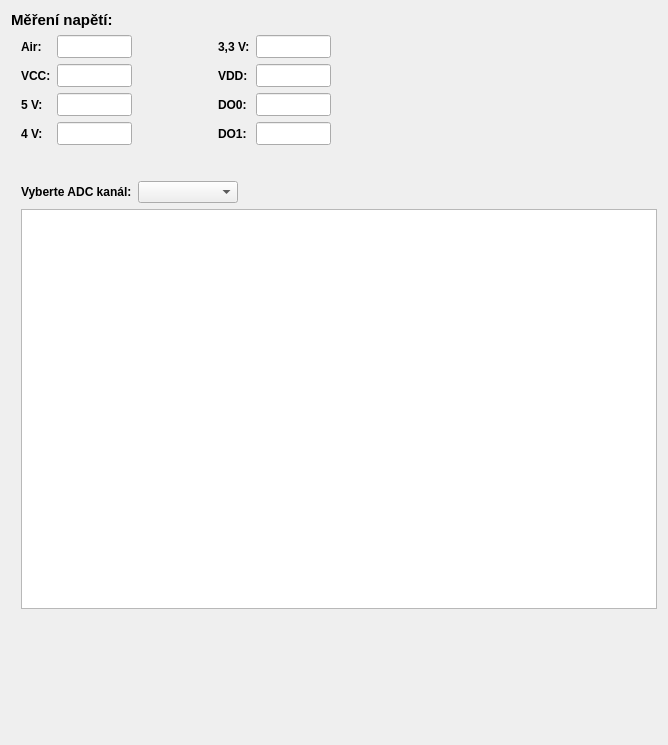
<?xml version="1.0" encoding="UTF-8"?>
<ui version="4.0">
 <class>PQDiagramTab</class>
 <widget class="QWidget" name="PQDiagramTab">
  <property name="geometry">
   <rect>
    <x>0</x>
    <y>0</y>
    <width>668</width>
    <height>745</height>
   </rect>
  </property>
  <property name="windowTitle">
   <string>Form</string>
  </property>
  <layout class="QVBoxLayout" name="verticalLayout">
   <item>
    <layout class="QVBoxLayout" name="vLayoutDisplayValues">
     <item>
      <widget class="QLabel" name="labelGroupTitle">
       <property name="font">
        <font>
         <pointsize>11</pointsize>
         <bold>true</bold>
        </font>
       </property>
       <property name="text">
        <string>Měření napětí:</string>
       </property>
       <property name="margin">
        <number>2</number>
       </property>
      </widget>
     </item>
     <item>
      <layout class="QHBoxLayout" name="hLayoutDisplayValues" stretch="0,0,10">
       <item>
        <layout class="QFormLayout" name="formLayoutCh0_3">
         <property name="sizeConstraint">
          <enum>QLayout::SetFixedSize</enum>
         </property>
         <property name="leftMargin">
          <number>10</number>
         </property>
         <property name="rightMargin">
          <number>80</number>
         </property>
         <item row="0" column="0">
          <widget class="QLabel" name="label_air">
           <property name="maximumSize">
            <size>
             <width>60</width>
             <height>16777215</height>
            </size>
           </property>
           <property name="font">
            <font>
             <bold>true</bold>
            </font>
           </property>
           <property name="text">
            <string>Air:</string>
           </property>
           <property name="margin">
            <number>2</number>
           </property>
          </widget>
         </item>
         <item row="0" column="1">
          <widget class="QLineEdit" name="lineEdit_air">
           <property name="minimumSize">
            <size>
             <width>75</width>
             <height>0</height>
            </size>
           </property>
           <property name="maximumSize">
            <size>
             <width>75</width>
             <height>25</height>
            </size>
           </property>
           <property name="font">
            <font>
             <pointsize>10</pointsize>
            </font>
           </property>
           <property name="inputMask">
            <string/>
           </property>
           <property name="text">
            <string/>
           </property>
           <property name="maxLength">
            <number>8</number>
           </property>
           <property name="alignment">
            <set>Qt::AlignRight|Qt::AlignTrailing|Qt::AlignVCenter</set>
           </property>
           <property name="readOnly">
            <bool>true</bool>
           </property>
          </widget>
         </item>
         <item row="1" column="0">
          <widget class="QLabel" name="label_vcc">
           <property name="maximumSize">
            <size>
             <width>60</width>
             <height>16777215</height>
            </size>
           </property>
           <property name="font">
            <font>
             <bold>true</bold>
            </font>
           </property>
           <property name="text">
            <string>VCC:</string>
           </property>
           <property name="margin">
            <number>2</number>
           </property>
          </widget>
         </item>
         <item row="1" column="1">
          <widget class="QLineEdit" name="lineEdit_vcc">
           <property name="minimumSize">
            <size>
             <width>75</width>
             <height>0</height>
            </size>
           </property>
           <property name="maximumSize">
            <size>
             <width>75</width>
             <height>25</height>
            </size>
           </property>
           <property name="font">
            <font>
             <pointsize>10</pointsize>
            </font>
           </property>
           <property name="inputMask">
            <string/>
           </property>
           <property name="text">
            <string/>
           </property>
           <property name="maxLength">
            <number>8</number>
           </property>
           <property name="alignment">
            <set>Qt::AlignRight|Qt::AlignTrailing|Qt::AlignVCenter</set>
           </property>
           <property name="readOnly">
            <bool>true</bool>
           </property>
          </widget>
         </item>
         <item row="2" column="0">
          <widget class="QLabel" name="label_5v">
           <property name="maximumSize">
            <size>
             <width>60</width>
             <height>16777215</height>
            </size>
           </property>
           <property name="font">
            <font>
             <bold>true</bold>
            </font>
           </property>
           <property name="text">
            <string>5 V:</string>
           </property>
           <property name="margin">
            <number>2</number>
           </property>
          </widget>
         </item>
         <item row="2" column="1">
          <widget class="QLineEdit" name="lineEdit_5v">
           <property name="minimumSize">
            <size>
             <width>75</width>
             <height>0</height>
            </size>
           </property>
           <property name="maximumSize">
            <size>
             <width>75</width>
             <height>25</height>
            </size>
           </property>
           <property name="font">
            <font>
             <pointsize>10</pointsize>
            </font>
           </property>
           <property name="inputMask">
            <string/>
           </property>
           <property name="text">
            <string/>
           </property>
           <property name="maxLength">
            <number>8</number>
           </property>
           <property name="alignment">
            <set>Qt::AlignRight|Qt::AlignTrailing|Qt::AlignVCenter</set>
           </property>
           <property name="readOnly">
            <bool>true</bool>
           </property>
          </widget>
         </item>
         <item row="3" column="0">
          <widget class="QLabel" name="label_4v">
           <property name="maximumSize">
            <size>
             <width>60</width>
             <height>16777215</height>
            </size>
           </property>
           <property name="font">
            <font>
             <bold>true</bold>
            </font>
           </property>
           <property name="text">
            <string>4 V:</string>
           </property>
           <property name="margin">
            <number>2</number>
           </property>
          </widget>
         </item>
         <item row="3" column="1">
          <widget class="QLineEdit" name="lineEdit_4v">
           <property name="minimumSize">
            <size>
             <width>75</width>
             <height>0</height>
            </size>
           </property>
           <property name="maximumSize">
            <size>
             <width>75</width>
             <height>25</height>
            </size>
           </property>
           <property name="font">
            <font>
             <pointsize>10</pointsize>
            </font>
           </property>
           <property name="inputMask">
            <string/>
           </property>
           <property name="text">
            <string/>
           </property>
           <property name="maxLength">
            <number>8</number>
           </property>
           <property name="alignment">
            <set>Qt::AlignRight|Qt::AlignTrailing|Qt::AlignVCenter</set>
           </property>
           <property name="readOnly">
            <bool>true</bool>
           </property>
          </widget>
         </item>
        </layout>
       </item>
       <item>
        <layout class="QFormLayout" name="formLayoutCh4_7">
         <property name="sizeConstraint">
          <enum>QLayout::SetFixedSize</enum>
         </property>
         <property name="leftMargin">
          <number>0</number>
         </property>
         <property name="rightMargin">
          <number>0</number>
         </property>
         <item row="0" column="0">
          <widget class="QLabel" name="label_3v3">
           <property name="maximumSize">
            <size>
             <width>60</width>
             <height>16777215</height>
            </size>
           </property>
           <property name="font">
            <font>
             <bold>true</bold>
            </font>
           </property>
           <property name="text">
            <string>3,3 V:</string>
           </property>
           <property name="margin">
            <number>2</number>
           </property>
          </widget>
         </item>
         <item row="0" column="1">
          <widget class="QLineEdit" name="lineEdit_3v3">
           <property name="minimumSize">
            <size>
             <width>75</width>
             <height>0</height>
            </size>
           </property>
           <property name="maximumSize">
            <size>
             <width>75</width>
             <height>25</height>
            </size>
           </property>
           <property name="font">
            <font>
             <pointsize>10</pointsize>
            </font>
           </property>
           <property name="inputMask">
            <string/>
           </property>
           <property name="text">
            <string/>
           </property>
           <property name="maxLength">
            <number>8</number>
           </property>
           <property name="alignment">
            <set>Qt::AlignRight|Qt::AlignTrailing|Qt::AlignVCenter</set>
           </property>
           <property name="readOnly">
            <bool>true</bool>
           </property>
          </widget>
         </item>
         <item row="1" column="0">
          <widget class="QLabel" name="label_vdd">
           <property name="maximumSize">
            <size>
             <width>60</width>
             <height>16777215</height>
            </size>
           </property>
           <property name="font">
            <font>
             <bold>true</bold>
            </font>
           </property>
           <property name="text">
            <string>VDD:</string>
           </property>
           <property name="alignment">
            <set>Qt::AlignLeading|Qt::AlignLeft|Qt::AlignVCenter</set>
           </property>
           <property name="margin">
            <number>2</number>
           </property>
          </widget>
         </item>
         <item row="1" column="1">
          <widget class="QLineEdit" name="lineEdit_vdd">
           <property name="minimumSize">
            <size>
             <width>75</width>
             <height>0</height>
            </size>
           </property>
           <property name="maximumSize">
            <size>
             <width>75</width>
             <height>25</height>
            </size>
           </property>
           <property name="font">
            <font>
             <pointsize>10</pointsize>
            </font>
           </property>
           <property name="inputMask">
            <string/>
           </property>
           <property name="text">
            <string/>
           </property>
           <property name="maxLength">
            <number>8</number>
           </property>
           <property name="alignment">
            <set>Qt::AlignRight|Qt::AlignTrailing|Qt::AlignVCenter</set>
           </property>
           <property name="readOnly">
            <bool>true</bool>
           </property>
           <property name="placeholderText">
            <string/>
           </property>
          </widget>
         </item>
         <item row="2" column="0">
          <widget class="QLabel" name="label_do0">
           <property name="maximumSize">
            <size>
             <width>60</width>
             <height>16777215</height>
            </size>
           </property>
           <property name="font">
            <font>
             <bold>true</bold>
            </font>
           </property>
           <property name="text">
            <string>DO0:</string>
           </property>
           <property name="margin">
            <number>2</number>
           </property>
          </widget>
         </item>
         <item row="2" column="1">
          <widget class="QLineEdit" name="lineEdit_do0">
           <property name="minimumSize">
            <size>
             <width>75</width>
             <height>0</height>
            </size>
           </property>
           <property name="maximumSize">
            <size>
             <width>75</width>
             <height>25</height>
            </size>
           </property>
           <property name="font">
            <font>
             <pointsize>10</pointsize>
            </font>
           </property>
           <property name="inputMask">
            <string/>
           </property>
           <property name="text">
            <string/>
           </property>
           <property name="maxLength">
            <number>8</number>
           </property>
           <property name="alignment">
            <set>Qt::AlignRight|Qt::AlignTrailing|Qt::AlignVCenter</set>
           </property>
           <property name="readOnly">
            <bool>true</bool>
           </property>
          </widget>
         </item>
         <item row="3" column="0">
          <widget class="QLabel" name="label_do1">
           <property name="maximumSize">
            <size>
             <width>60</width>
             <height>16777215</height>
            </size>
           </property>
           <property name="font">
            <font>
             <bold>true</bold>
            </font>
           </property>
           <property name="text">
            <string>DO1:</string>
           </property>
           <property name="margin">
            <number>2</number>
           </property>
          </widget>
         </item>
         <item row="3" column="1">
          <widget class="QLineEdit" name="lineEdit_do1">
           <property name="minimumSize">
            <size>
             <width>75</width>
             <height>0</height>
            </size>
           </property>
           <property name="maximumSize">
            <size>
             <width>75</width>
             <height>25</height>
            </size>
           </property>
           <property name="font">
            <font>
             <pointsize>10</pointsize>
            </font>
           </property>
           <property name="inputMask">
            <string/>
           </property>
           <property name="text">
            <string/>
           </property>
           <property name="maxLength">
            <number>8</number>
           </property>
           <property name="alignment">
            <set>Qt::AlignRight|Qt::AlignTrailing|Qt::AlignVCenter</set>
           </property>
           <property name="readOnly">
            <bool>true</bool>
           </property>
          </widget>
         </item>
        </layout>
       </item>
       <item>
        <spacer name="hSpacerDispValsRight">
         <property name="orientation">
          <enum>Qt::Horizontal</enum>
         </property>
         <property name="sizeHint" stdset="0">
          <size>
           <width>40</width>
           <height>20</height>
          </size>
         </property>
        </spacer>
       </item>
      </layout>
     </item>
     <item>
      <spacer name="vSpacerMid">
       <property name="orientation">
        <enum>Qt::Vertical</enum>
       </property>
       <property name="sizeType">
        <enum>QSizePolicy::Fixed</enum>
       </property>
       <property name="sizeHint" stdset="0">
        <size>
         <width>20</width>
         <height>30</height>
        </size>
       </property>
      </spacer>
     </item>
    </layout>
   </item>
   <item>
    <layout class="QVBoxLayout" name="vLayoutGraph">
     <property name="leftMargin">
      <number>10</number>
     </property>
     <item>
      <layout class="QFormLayout" name="formLayoutChnlSel">
       <property name="leftMargin">
        <number>0</number>
       </property>
       <item row="0" column="0">
        <widget class="QLabel" name="labelChnlSel">
         <property name="font">
          <font>
           <bold>true</bold>
          </font>
         </property>
         <property name="text">
          <string>Vyberte ADC kanál:</string>
         </property>
        </widget>
       </item>
       <item row="0" column="1">
        <widget class="QComboBox" name="comboBoxChannelSelect">
         <property name="maximumSize">
          <size>
           <width>100</width>
           <height>16777215</height>
          </size>
         </property>
        </widget>
       </item>
      </layout>
     </item>
     <item>
      <widget class="PlotWidget" name="PQGraph">
       <property name="minimumSize">
        <size>
         <width>0</width>
         <height>400</height>
        </size>
       </property>
       <property name="maximumSize">
        <size>
         <width>16777215</width>
         <height>500</height>
        </size>
       </property>
      </widget>
     </item>
    </layout>
   </item>
   <item>
    <spacer name="vSpacerBot">
     <property name="orientation">
      <enum>Qt::Vertical</enum>
     </property>
     <property name="sizeHint" stdset="0">
      <size>
       <width>20</width>
       <height>40</height>
      </size>
     </property>
    </spacer>
   </item>
  </layout>
 </widget>
 <customwidgets>
  <customwidget>
   <class>PlotWidget</class>
   <extends>QGraphicsView</extends>
   <header>pyqtgraph</header>
  </customwidget>
 </customwidgets>
 <resources/>
 <connections/>
</ui>
